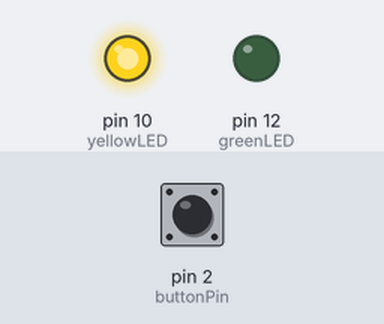
A sketch run on a simulated Arduino Uno, built with avr-gcc and run on an emulated ATmega328P. Parts: output pins drawn as LEDs (lit = HIGH). The test bench sets the inputs (shaded band); at power-on: pin 2 (buttonPin) HIGH.

Above: at 1.2 s.
1.3 s: pin 2 (buttonPin) pulled LOW for 0.15 s
At 1.37 s:
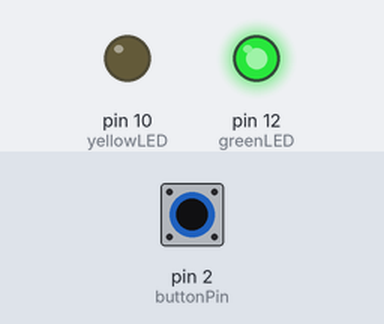
2.9 s: pin 2 (buttonPin) pulled LOW for 3.2 s
At 7.2 s:
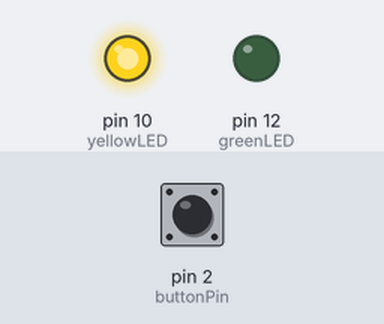
Timing chart, 0 to 8.7 s (numbered marks = the images above; inputs shaded):
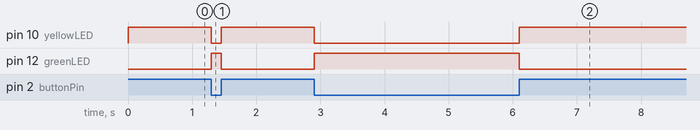

Measured:
- after the input at 1.3 s, pin 10 (yellowLED): HIGH → LOW at once, → HIGH 0.15 s later; pin 12 (greenLED): LOW → HIGH at once, → LOW 0.15 s later
- after the input at 2.9 s, pin 10 (yellowLED): HIGH → LOW at once, → HIGH 3.2 s later; pin 12 (greenLED): LOW → HIGH at once, → LOW 3.2 s later

The sketch:

arduino_led_push_button_2.ino
```cpp
const int buttonPin = 2;
const int greenLED = 12;
const int yellowLED = 10;

void setup() {
  pinMode(buttonPin, INPUT_PULLUP);

  pinMode(greenLED, OUTPUT);
  pinMode(yellowLED, OUTPUT);
}

void loop() {
  int buttonState = digitalRead(buttonPin);

  if (buttonState == LOW) {
    // Button pressed
    digitalWrite(greenLED, HIGH);
    digitalWrite(yellowLED, LOW);
  }
  else {
    // Button released
    digitalWrite(greenLED, LOW);
    digitalWrite(yellowLED, HIGH);
  }
}
```
